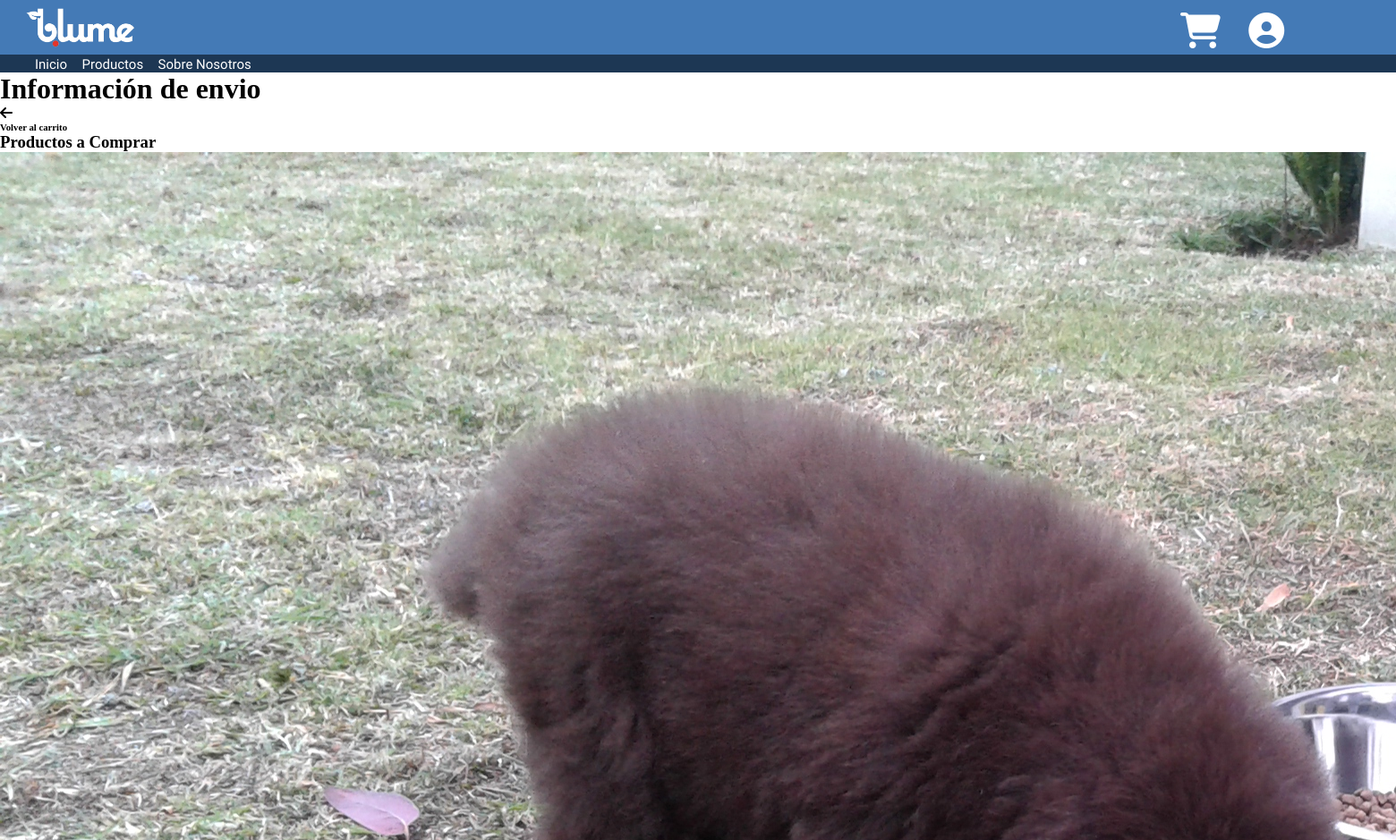
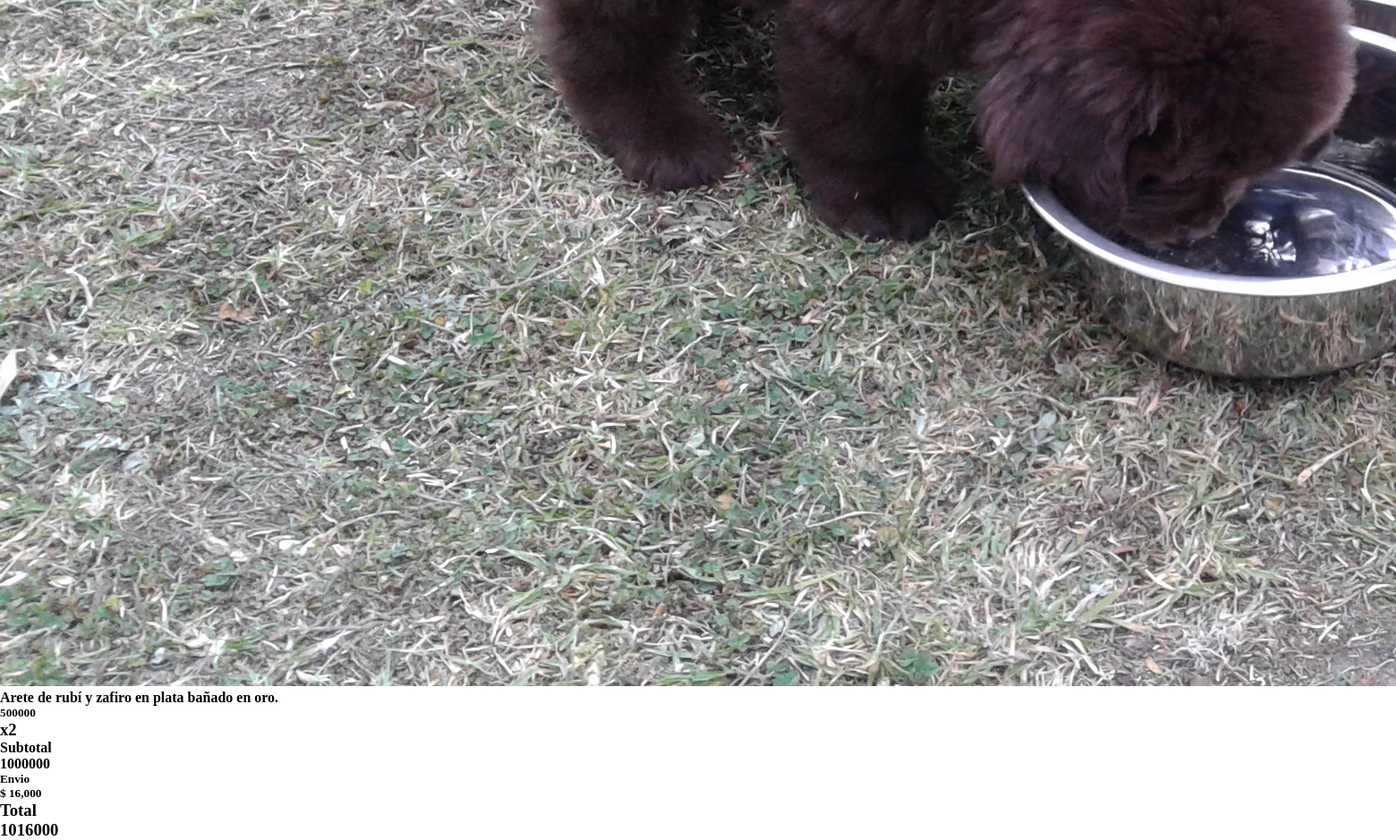
/checkout/ (signed in), run on an earlier commit of the app's database (2 pictures, top to bottom).
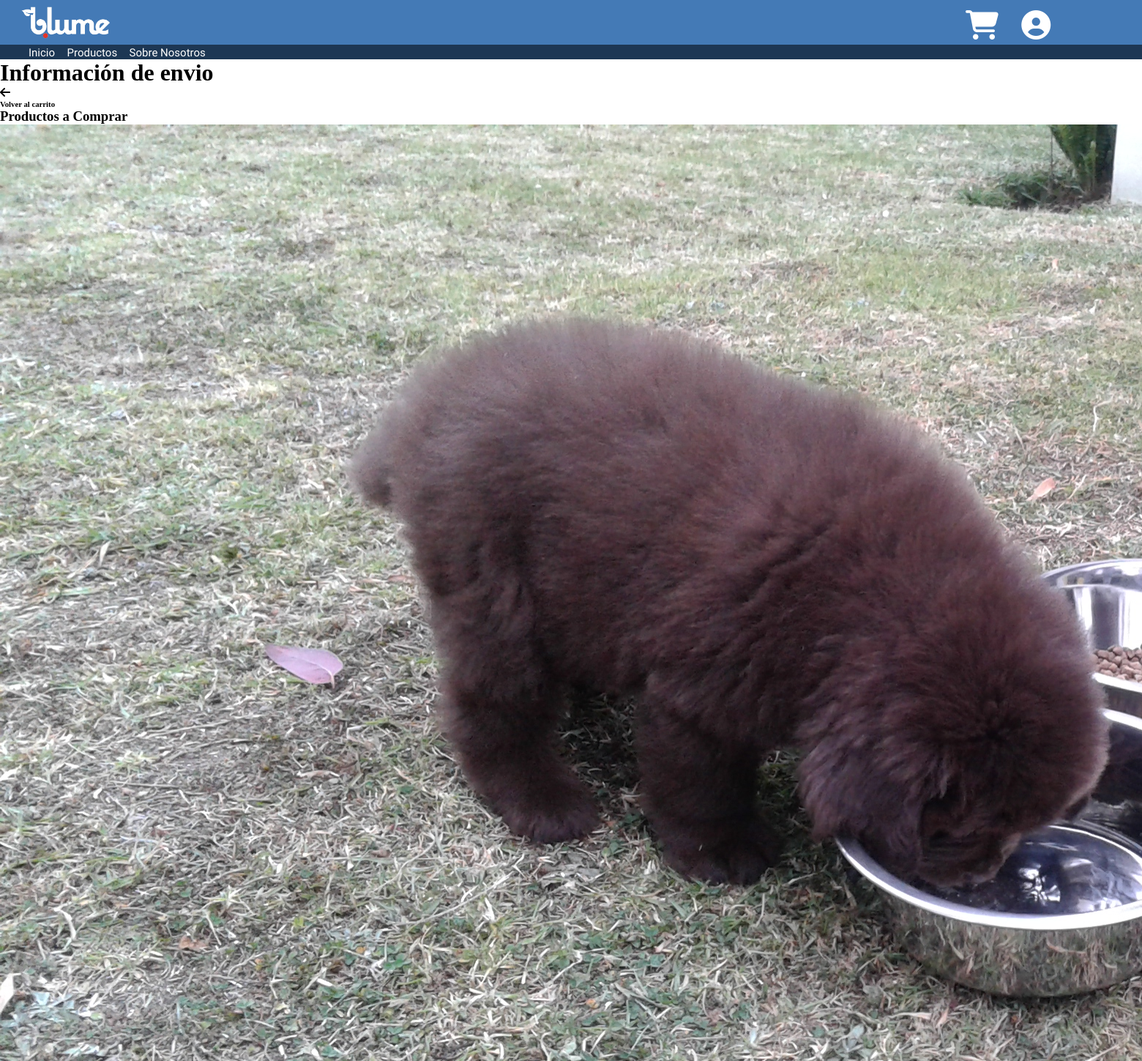
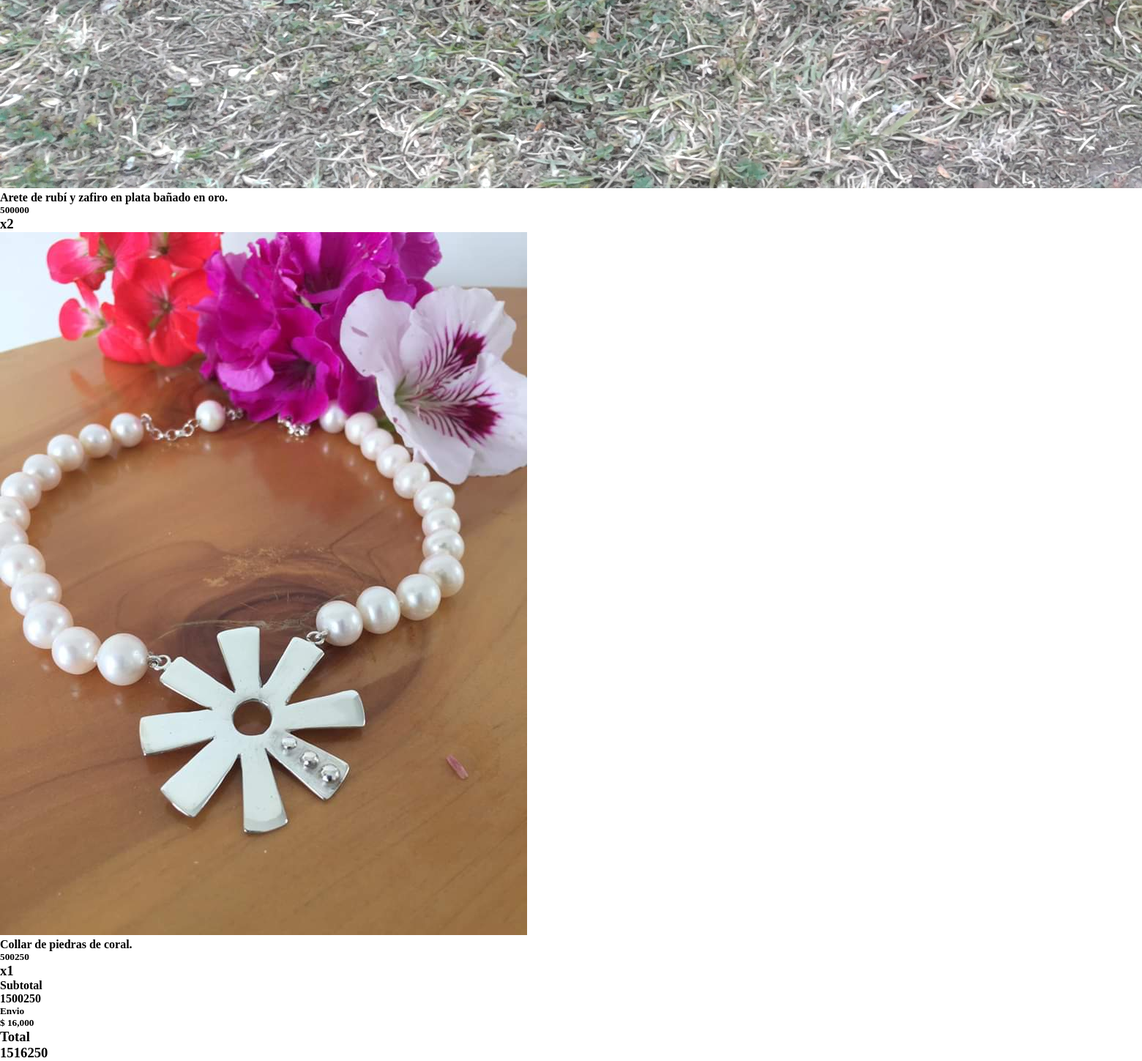
And on a later commit of the database (2 pictures, top to bottom).
### principal/models.py (models this page shows)
class Items(models.Model):
    carrito = models.ForeignKey(Carrito, on_delete=models.CASCADE)
    cantidad = models.PositiveIntegerField(default=1)
    producto = models.ForeignKey(Joya, on_delete=models.CASCADE)
    def total(self):
        return self.cantidad * self.producto.precio
    def posible(self):
        return self.cantidad <= self.producto.stock

class Joya(models.Model):
    nombre = models.CharField(max_length=100000)
    MATERIAL = [
        ('oro', 'Oro'),
        ('plata', 'Plata'),
        ('otros', 'Otros')
    ]
    material = models.CharField(max_length=7, choices=MATERIAL, default='Oro')
    TIPO = [
        ('aretes', 'Arete'),
        ('pulseras', 'Pulsera'),
        ('collares', 'Collar'),
        ('anillos', 'Anillo'),
        ('otros', 'Otro')
    ]
    tipo = models.CharField(max_length=50, choices=TIPO, default='Arete')
    piedra = models.CharField(max_length=100000)
    precio = models.IntegerField()
    imagen = models.ImageField(upload_to='static/images', null=True, blank=True)
    descripcion = models.TextField()
    stock = models.IntegerField(default=1)
    vistas = models.PositiveIntegerField(default=0)

### principal/views.py (the view)
# urls.py: path('checkout/', views.checkout),
@login_required(login_url="/login/")
def checkout(request):
    usuario = User.objects.get(username=request.user)
    carro = Carrito.objects.get(propietario=usuario)
    productos = Items.objects.filter(carrito=carro)
    valor_total = 0
    for producto in productos:
        if producto.posible():
            valor_total += producto.total()
    con_envio = valor_total + 16000
    ctx = {'subtotal' : valor_total, 'total' : con_envio, 'productos' : productos}
    return render(request, 'checkout.html', ctx)

### templates/checkout.html (shortened to what this page needs)
<!DOCTYPE html>
<html>
    <head>
    </head>
    {% include 'barra.html' %}
    <body>
        <form>
            <div>
                <h1>Información de envio</h1>
            </div>
        </form>
        <div>
            <div>
                <i class="fas fa-arrow-left"></i>
                <h6>Volver al carrito</h6>
            </div>
            <div>
                <h3>Productos a Comprar</h3>
                {% for producto in productos %}
                    <div>
                        <img src="/{{producto.producto.imagen}}">
                        <h4>{{producto.producto.nombre}}</h4>
                        <h5>{{producto.producto.precio}}</h5>
                        <h3>x{{producto.cantidad}}</h3>
                    </div>
                {% endfor %}
                <div>
                    <div>
                        <h4>Subtotal</h4>
                        <h4>{{subtotal}}</h4>
                    </div>
                    <div>
                        <h5>Envio</h5>
                        <h5>$ 16,000</h5>
                    </div>
                    <div>
                        <h3>Total</h3>
                        <h3>{{total}}</h3>
                    </div>
                </div>
            </div>
        </div>
    </body>
</html>

### templates/barra.html (shortened to what this page needs)
{% load static %}
<head>
    <link href="{% static 'css/barra.css' %}" rel="stylesheet" type="text/css">
</head>
<body>
    <div class="barra-principal">
        <img id="imagen-barra" src="{% static 'images/logo_blanco.png' %}">
        <a href="/login/"><i id="cuenta-barra" class="fas fa-user-circle"></i></a>
        <a href="/carro/"><i id="carrito-barra" class="fas fa-shopping-cart"></i></a>
    </div>
    <div class="barra-abajo">
        <div class="links">
            <a href="/">Inicio</a>
            <a>Productos</a>
            <a>Sobre Nosotros</a>
        </div>
    </div>
</body>

### static/css/barra.css (style rules this page uses)
* { margin: 0; padding: 0; text-decoration: none; }
.barra-principal { background-color: #447ab6; width: 100vw; max-width: 100%; height: 7.68vh; }
#imagen-barra { height: 7.68vh; margin-left: 1.6vw; display: inline-block; }
#carrito-barra { color: #fff; font-size: 40px; float: right; position: relative; top: 1.8vh; right: 10vw; }
#cuenta-barra { color: #fff; font-size: 40px; float: right; position: relative; top: 1.8vh; right: 8vw; }
.barra-abajo { width: 100vw; max-width: 100%; height: 2.4vh; background-color: #1d3754; }
.links { margin-left: 2.5vw; padding-top: 0.2vh; display: inline-block; width: 50%; }
.links a { color: #fff; font-family: 'Sora', sans-serif; font-size: 15px; font-weight: 200; padding-right: 0.8vw; }

What changed in the data, as far as the page shows it:
added Items: producto.imagen (picture), producto.nombre "Collar de piedras de coral.", producto.precio "500250", cantidad "1"
Also different on the page:
{{ subtotal }}: "1000000" → "1500250"
{{ total }}: "1016000" → "1516250"
